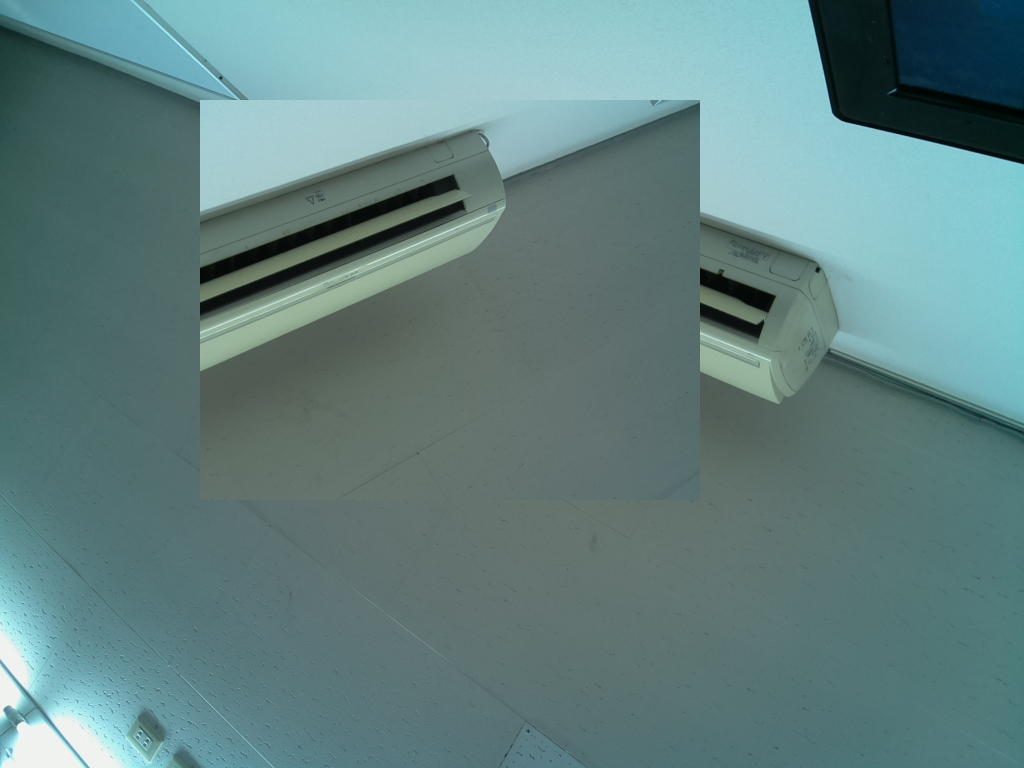

The script that saved this image:
# -*- coding: utf-8 -*-
#画像の一部を左右反転させるプログラム
import cv2
import numpy as np
import matplotlib.pyplot as plt
# 画像読み込み
image = cv2.imread('./capture.jpg',cv2.IMREAD_COLOR)
# 縦横の長さの取得
height,width = image.shape[:2]
# 画像の一部を切り抜きする
kirinuki = image[100:500,200:700]
# 画像を左右反転させる
kirinuki = cv2.flip(kirinuki,1)
# 反転させた画像を元の位置に戻す
image[100:500,200:700] = kirinuki
# 色の補正
image = image[:,:,[2,1,0]]
# 画像の表示
plt.imshow(image)
plt.show()
# 画像の保存
plt.imsave('reverse.png',image)
